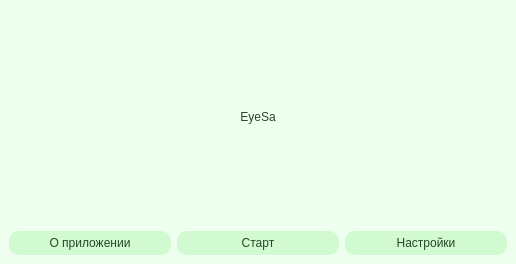
<?xml version="1.0" encoding="UTF-8"?>
<ui version="4.0">
 <class>MainWindow</class>
 <widget class="QMainWindow" name="MainWindow">
  <property name="geometry">
   <rect>
    <x>0</x>
    <y>0</y>
    <width>516</width>
    <height>264</height>
   </rect>
  </property>
  <property name="windowTitle">
   <string>Главное окно</string>
  </property>
  <property name="styleSheet">
   <string notr="true">QWidget{
font: 16pt &quot;Bahnschrift&quot;;
background-color: rgb(239, 255, 239);
color: rgb(40, 70, 40);
}
QPushButton{
border-radius: 10px;
transition: .2s linear;
background-color: rgb(209, 250, 209);
padding:5px;
padding-left: 10px;
padding-right: 10px;
min-width: 140px;
}</string>
  </property>
  <widget class="QWidget" name="centralwidget">
   <layout class="QVBoxLayout" name="verticalLayout_2">
    <item>
     <layout class="QVBoxLayout" name="verticalLayout" stretch="1,2">
      <item>
       <widget class="QLabel" name="label">
        <property name="styleSheet">
         <string notr="true">font: 25pt &quot;Bahnschrift&quot;;
</string>
        </property>
        <property name="text">
         <string>EyeSa</string>
        </property>
        <property name="textFormat">
         <enum>Qt::PlainText</enum>
        </property>
        <property name="alignment">
         <set>Qt::AlignCenter</set>
        </property>
        <property name="wordWrap">
         <bool>false</bool>
        </property>
       </widget>
      </item>
      <item>
       <layout class="QHBoxLayout" name="horizontalLayout">
        <property name="sizeConstraint">
         <enum>QLayout::SetDefaultConstraint</enum>
        </property>
        <item>
         <widget class="QPushButton" name="about_button">
          <property name="styleSheet">
           <string notr="true"/>
          </property>
          <property name="text">
           <string>О приложении</string>
          </property>
         </widget>
        </item>
        <item>
         <widget class="QPushButton" name="start_button">
          <property name="styleSheet">
           <string notr="true"/>
          </property>
          <property name="text">
           <string>Старт</string>
          </property>
         </widget>
        </item>
        <item>
         <widget class="QPushButton" name="settings_button">
          <property name="styleSheet">
           <string notr="true"/>
          </property>
          <property name="text">
           <string>Настройки</string>
          </property>
         </widget>
        </item>
       </layout>
      </item>
     </layout>
    </item>
   </layout>
  </widget>
 </widget>
 <resources/>
 <connections/>
</ui>
